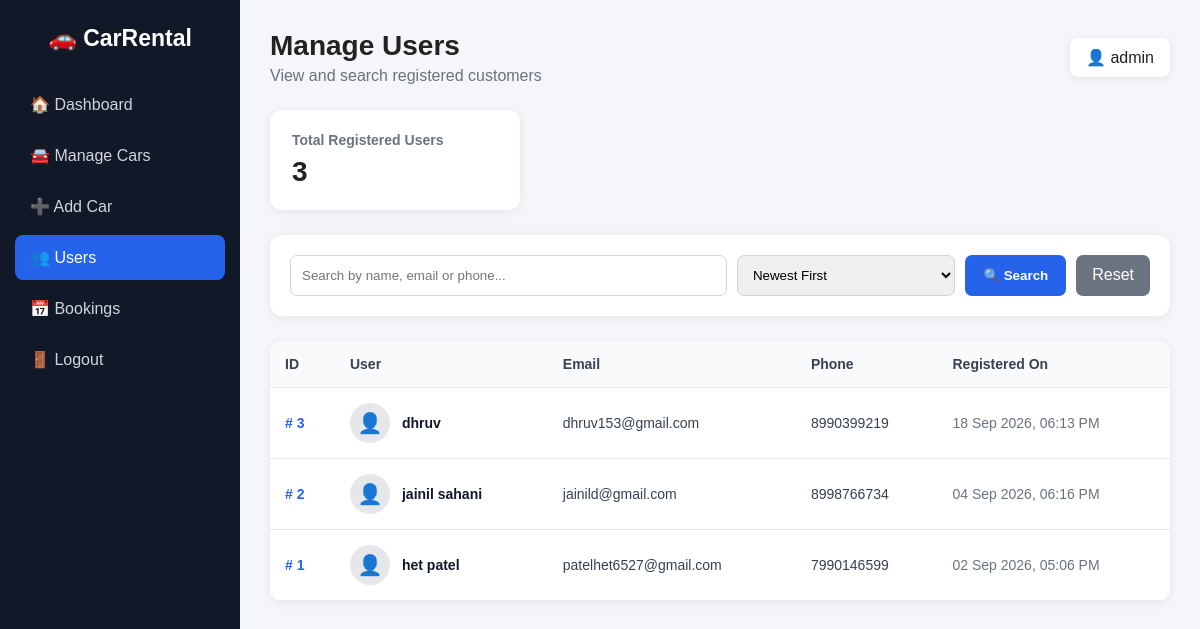
/admin/users.php (signed in), run on the app's committed database.
### tables this page shows
CREATE TABLE `users` (
  `user_id` int(11) NOT NULL,
  `name` varchar(100) NOT NULL,
  `email` varchar(100) NOT NULL,
  `phone` varchar(15) DEFAULT NULL,
  `password` varchar(255) NOT NULL,
  `created_at` timestamp NOT NULL DEFAULT current_timestamp()
);

### admin/users.php (the view, shortened to what this page needs)
<?php
include "../config/db.php";
$search = isset($_GET['search']) ? trim($_GET['search']) : "";
$sort = isset($_GET['sort']) ? trim($_GET['sort']) : "newest";
$sql = "SELECT user_id, name, email, phone, created_at
        FROM users
        WHERE 1=1";
if ($sort == "oldest") {
    $sql .= " ORDER BY created_at ASC";
} elseif ($sort == "name_az") {
    $sql .= " ORDER BY name ASC";
} elseif ($sort == "name_za") {
    $sql .= " ORDER BY name DESC";
} else {
    $sql .= " ORDER BY created_at DESC";
}
$stmt = mysqli_prepare($conn, $sql);
mysqli_stmt_execute($stmt);
$result = mysqli_stmt_get_result($stmt);
$totalUsers = 0;
$countQuery = mysqli_query(
    $conn,
    "SELECT COUNT(*) AS total FROM users"
);
if ($countQuery) {
    $countData = mysqli_fetch_assoc($countQuery);
    $totalUsers = $countData['total'];
}
?>
<!DOCTYPE html>
<html lang="en">
<head>
</head>
<body>
<div class="sidebar">
    <div class="logo">
        🚗 CarRental
    </div>
    <a href="dashboard.php">
        🏠 Dashboard
    </a>
    <a href="cars.php">
        🚘 Manage Cars
    </a>
    <a href="add_car.php">
        ➕ Add Car
    </a>
    <a href="users.php" class="active">
        👥 Users
    </a>
    <a href="bookings.php">
        📅 Bookings
    </a>
    <a href="logout.php">
        🚪 Logout
    </a>
</div>
<div class="main">
    <div class="topbar">
        <div>
            <h1>Manage Users</h1>
            <p class="subtitle">
                View and search registered customers
            </p>
        </div>
        <div class="admin-name">
            👤
            <?php
            echo isset($_SESSION['admin_username'])
                ? htmlspecialchars($_SESSION['admin_username'])
                : "Administrator";
            ?>
        </div>
    </div>
    <div class="stats">
        <div class="stat-card">
            <h3>Total Registered Users</h3>
            <p>
                <?php echo $totalUsers; ?>
            </p>
        </div>
    </div>
    <div class="search-box">
        <form method="GET" class="search-form">
            <input
                type="text"
                name="search"
                placeholder="Search by name, email or phone..."
                value="<?php echo htmlspecialchars($search); ?>"
            >
            <select name="sort">
                <option value="newest"
                    <?php
                    if ($sort == "newest") echo "selected";
                    ?>
                >
                    Newest First
                </option>
            </select>
            <button
                type="submit"
                class="search-btn"
            >
                🔍 Search
            </button>
            <a
                href="users.php"
                class="reset-btn"
            >
                Reset
            </a>
        </form>
    </div>
    <div class="table-box">
        <table>
            <thead>
                <tr>
                    <th>ID</th>
                    <th>User</th>
                    <th>Email</th>
                    <th>Phone</th>
                    <th>Registered On</th>
                </tr>
            </thead>
            <tbody>
            <?php if (mysqli_num_rows($result) > 0) { ?>
                <?php while ($user = mysqli_fetch_assoc($result)) { ?>
                    <tr>
                        <td>
                            <span class="user-id">
                                #
                                <?php
                                echo $user['user_id'];
                                ?>
                            </span>
                        </td>
                        <td>
                            <div class="user-cell">
                                <div class="user-icon">
                                    👤
                                </div>
                                <div>
                                    <div class="user-name">
                                        <?php
                                        echo htmlspecialchars(
                                            $user['name']
                                        );
                                        ?>
                                    </div>
                                </div>
                            </div>
                        </td>
                        <td>
                            <span class="email">
                                <?php
                                echo htmlspecialchars(
                                    $user['email']
                                );
                                ?>
                            </span>
                        </td>
                        <td>
                            <span class="phone">
                                <?php
                                echo !empty($user['phone'])
                                    ? htmlspecialchars($user['phone'])
                                    : "Not provided";
                                ?>
                            </span>
                        </td>
                        <td>
                            <span class="date">
                                <?php
                                echo date(
                                    "d M Y, h:i A",
                                    strtotime($user['created_at'])
                                );
                                ?>
                            </span>
                        </td>
                    </tr>
                <?php } ?>
            <?php } ?>
            </tbody>
        </table>
    </div>
</div>
</body>
</html>

### admin/users.php (style rules this page uses)
* { box-sizing: border-box; margin: 0; padding: 0; font-family: Arial, sans-serif; }
body { background: #f4f6f9; color: #222; }
.sidebar { position: fixed; left: 0; top: 0; width: 240px; height: 100vh; background: #111827; color: white; padding: 25px 15px; }
.logo { font-size: 23px; font-weight: bold; text-align: center; margin-bottom: 30px; }
.sidebar a { display: block; color: #d1d5db; text-decoration: none; padding: 13px 15px; margin-bottom: 6px; border-radius: 8px; transition: 0.2s; }
.sidebar a:hover, .sidebar a.active { background: #2563eb; color: white; }
.main { margin-left: 240px; padding: 30px; }
.topbar { display: flex; justify-content: space-between; align-items: center; margin-bottom: 25px; gap: 15px; }
.topbar h1 { font-size: 28px; }
.subtitle { color: #6b7280; margin-top: 5px; }
.admin-name { background: white; padding: 10px 16px; border-radius: 8px; box-shadow: 0 2px 8px rgba(0,0,0,0.08); }
.stats { margin-bottom: 25px; }
.stat-card { background: white; padding: 22px; border-radius: 12px; box-shadow: 0 2px 10px rgba(0,0,0,0.07); width: 250px; }
.stat-card h3 { font-size: 14px; color: #6b7280; margin-bottom: 8px; }
.stat-card p { font-size: 28px; font-weight: bold; }
.search-box { background: white; padding: 20px; border-radius: 12px; box-shadow: 0 2px 10px rgba(0,0,0,0.07); margin-bottom: 25px; }
.search-form { display: grid; grid-template-columns: 2fr 1fr auto auto; gap: 10px; }
.search-form input, .search-form select { width: 100%; padding: 11px; border: 1px solid #d1d5db; border-radius: 7px; outline: none; }
.search-btn { background: #2563eb; color: white; border: none; padding: 11px 18px; border-radius: 7px; cursor: pointer; font-weight: bold; }
.reset-btn { background: #6b7280; color: white; padding: 11px 16px; border-radius: 7px; text-decoration: none; display: inline-block; }
.table-box { background: white; border-radius: 12px; box-shadow: 0 2px 10px rgba(0,0,0,0.07); overflow-x: auto; }
table { width: 100%; border-collapse: collapse; min-width: 750px; }
th, td { padding: 15px; text-align: left; border-bottom: 1px solid #e5e7eb; }
th { background: #f9fafb; color: #374151; font-size: 14px; }
td { font-size: 14px; }
.user-id { font-weight: bold; color: #2563eb; }
.user-name { font-weight: bold; color: #111827; }
.email { color: #374151; }
.phone { color: #374151; }
.date { color: #6b7280; }
.user-icon { width: 40px; height: 40px; background: #e5e7eb; border-radius: 50%; display: flex; align-items: center; justify-content: center; font-size: 20px; }
.user-cell { display: flex; align-items: center; gap: 12px; }

### data on the page
users: user_id "3", name "dhruv", email "dhruv153@gmail.com", phone "8990399219", created_at "18 Sep 2026, 06:13 PM"
users: user_id "2", name "jainil sahani", email "jainild@gmail.com", phone "8998766734", created_at "04 Sep 2026, 06:16 PM"
users: user_id "1", name "het patel", email "patelhet6527@gmail.com", phone "7990146599", created_at "02 Sep 2026, 05:06 PM"

### other printed values
$_SESSION['admin_username'] "admin"
$totalUsers "3"
